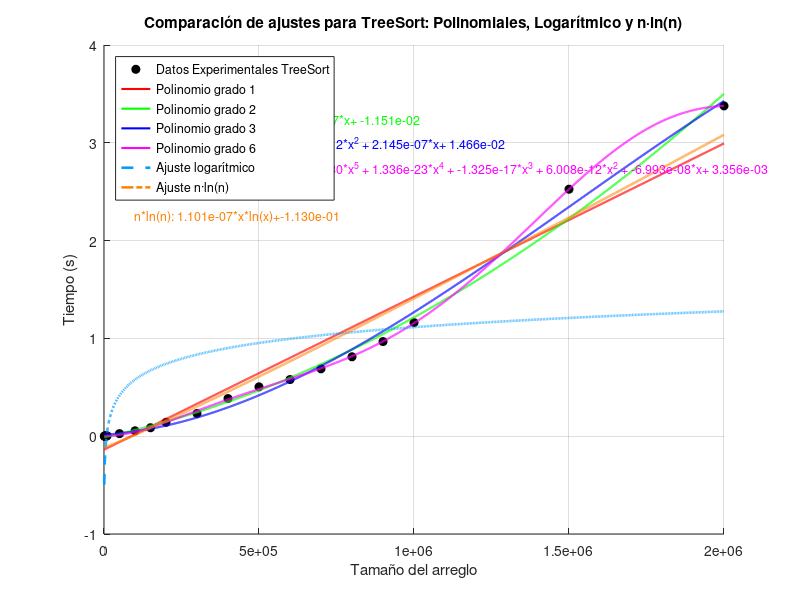

This figure's MATLAB source:
%% COMPARACIÓN DE AJUSTES: POLINOMIAL, LOGARÍTMICO Y n·ln(n) CON ECUACIONES
clear; clc; close all;

%% VALORES DE X
x = [1000
2000
3000
4000
5000
8000
10000
50000
100000
150000
200000
300000
400000
500000
600000
700000
800000
900000
1000000
1500000
2000000];

%% VALORES DE Y = F(x) EN SEGUNDOS
y = [0.000185013
0.000440121
0.001019001
0.001244068
0.001913071
0.002369881
0.003829002
0.026273966
0.055223942
0.086506128
0.14190197
0.232756138
0.38499403
0.504781008
0.579200029
0.689131975
0.81227088
0.967460871
1.16125679
2.525167942
3.377446175
];

%% CONFIGURACIÓN DE AJUSTES POLINOMIALES
grados = [1, 2, 3, 6];             % Grados polinomiales
colors = ['r', 'g', 'b', 'm'];     % Colores para polinomios
linewidths = 1.5;

%% ESPACIO DE EVALUACIÓN
xi = linspace(min(x), max(x), 10000);

%% FIGURA PRINCIPAL
figure('Units','normalized','Position',[0.1 0.1 0.7 0.6]);
hold on;

% PUNTOS EXPERIMENTALES
plot(x, y, 'ko', 'MarkerFaceColor', 'k', 'DisplayName', 'Datos Experimentales TreeSort');

% AJUSTES POLINOMIALES
for i = 1:length(grados)
    grado = grados(i);
    p = polyfit(x, y, grado);
    z = polyval(p, xi);
    
    plot(xi, z, colors(i), 'LineWidth', linewidths, 'DisplayName', sprintf('Polinomio grado %d', grado));
    
    % Mostrar ecuación sobre la gráfica
    func_str = sprintf('Grado %d: ', grado);
    for j = 1:length(p)
        exp = length(p) - j;
        if exp == 0
            func_str = [func_str, sprintf('+ %.3e', p(j))];
        elseif exp == 1
            func_str = [func_str, sprintf(' + %.3e*x', p(j))];
        else
            func_str = [func_str, sprintf(' + %.3e*x^%d', p(j), exp)];
        end
    end
    text(0.05, 0.9 - (i-1)*0.05, func_str, 'Units','normalized', 'Color', colors(i), 'FontSize',9);
end

% AJUSTE LOGARÍTMICO
p_log = polyfit(log(x), y, 1);
a = p_log(1); c = p_log(2);
z_log = polyval(p_log, log(xi));
plot(xi, z_log, '--', 'Color', [0 0.6 1], 'LineWidth', 1.8, 'DisplayName', 'Ajuste logarítmico');

% Ecuación logarítmica sobre la gráfica
text(0.05, 0.9 - length(grados)*0.05, ...
    sprintf('Log: %.3e*ln(x)+%.3e', a, c), 'Units','normalized', 'Color',[0 0.6 1], 'FontSize',9);

% AJUSTE n·ln(n)
p_nlogn = polyfit(x .* log(x), y, 1);
b = p_nlogn(1); d = p_nlogn(2);
z_nlogn = polyval(p_nlogn, xi .* log(xi));
plot(xi, z_nlogn, '-.', 'Color', [1 0.5 0], 'LineWidth', 1.8, 'DisplayName', 'Ajuste n·ln(n)');

% Ecuación n*ln(n) sobre la gráfica
text(0.05, 0.9 - (length(grados)+1)*0.05, ...
    sprintf('n*ln(n): %.3e*x*ln(x)+%.3e', b, d), 'Units','normalized', 'Color',[1 0.5 0], 'FontSize',9);

% CONFIGURACIÓN FINAL
grid on;
xlabel('Tamaño del arreglo');
ylabel('Tiempo (s)');
title('Comparación de ajustes para TreeSort: Polinomiales, Logarítmico y n·ln(n)');
legend('Location', 'northwest');
%set(gca, 'XScale', 'log');
hold off;